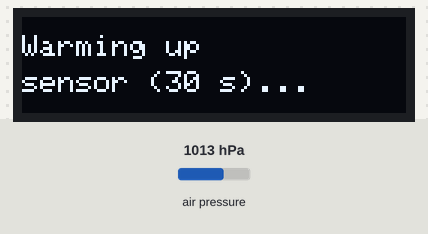
A sketch run on a simulated Arduino Uno, built with avr-gcc and run on an emulated ATmega328P. On the bench: 128×32 one-colour display. The test bench sets the inputs (shaded band); at power-on: air pressure 1013 hPa. EEPROM starts erased; what the sketch prints to the serial monitor is not drawn.

Above: at 0.1 s.
At 30.2 s:
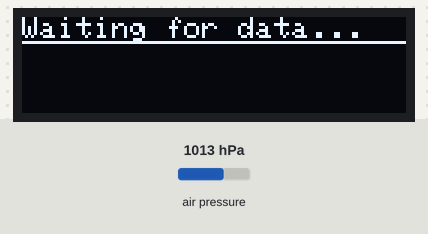
At 31.6 s:
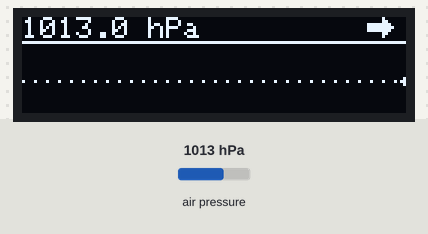

Measured:
- what the display in image 0 shows lasts 30.0 s, from 0.1 s to 30.1 s
- what the display in image 1 shows lasts 1.4 s, from 30.1 s to 31.5 s

The sketch:

pressure_logger_OLED_BMP280_v3.ino
```cpp
/* ============================================================
 * Atmospheric Pressure Logger — 0.91" SSD1306 OLED + I2C EEPROM
 *                              BMP280 SENSOR VARIANT
 * ============================================================
 * Hardware:
 *   - Arduino Uno / Pro Mini
 *   - BMP280 (I2C) — works with bare modules and AHT20+BMP280
 *       combo boards. AHT20 (0x38) is ignored here.
 *   - 0.91" SSD1306 OLED, 128 x 32, I2C
 *   - AT24C32 / AT24C256 I2C EEPROM
 *
 * Wiring (everything shares the same I2C bus):
 *   BMP280   VDD->3.3V/5V  GND->GND  SDA->A4  SCL->A5
 *   OLED     VCC->3.3V/5V  GND->GND  SDA->A4  SCL->A5
 *   EEPROM   VCC->5V       GND->GND  SDA->A4  SCL->A5
 *
 *   I2C addresses (no conflicts):
 *     BMP280  0x76 (or 0x77)
 *     OLED    0x3C (or 0x3D)
 *     EEPROM  0x50
 *
 * Required libraries (Library Manager):
 *   Adafruit BMP280 Library    by Adafruit
 *   Adafruit SSD1306           by Adafruit
 *   Adafruit GFX Library       by Adafruit  (dependency)
 *   Adafruit BusIO             by Adafruit  (dependency)
 *
 * Display layout (128 x 32 px, monochrome):
 *
 *   y=0..7   header  — "1013.5 hPa" + trend arrow (up / right / down)
 *   y=8      1-px horizontal separator
 *   y=10..31 graph — 22 px tall, ±3 hPa adaptive window
 *   y=20     sparse dotted line = LATEST reading (= window center)
 *
 * Features carried over from earlier versions:
 *   - Sensor warm-up (3 x 10 s) on boot
 *   - EEPROM save/restore with storedCount range guard
 *   - 3-hour delta lookback for trend arrow
 *   - Forced-mode BMP280 sampling with software oversampling (v2)
 *   - 24-hour rolling history
 *
 * Changelog:
 *   v1 (OLED port of 2-matrix BMP280 v1)
 *     - LED matrix output replaced with SSD1306 128x32 OLED
 *     - HISTORY_LEN: 12 -> 24
 *
 *   v2 (responsiveness improvements)
 *     - IIR filter: FILTER_X16 -> FILTER_OFF
 *     - Software oversampling (N_SAMPLES averaged per cycle)
 *     - 0.5 hPa rounding removed; full float precision stored
 *
 *   v3 (adaptive window — addresses graph clipping during sustained trends):
 *     - SCALE_HALF_RANGE: 10.0  ->  3.0
 *           v2's ±10 hPa window made calm days and stormy days
 *           look equally tall in the graph. With the latest
 *           reading now anchoring the center (see next point),
 *           a ±3 hPa window gives 3.3x better vertical resolution
 *           (0.27 hPa/px vs. 0.91 hPa/px) while still covering all
 *           but exceptional weather events at full visibility.
 *
 *     - Window centered on LATEST reading, not mean(history)
 *           v1/v2 centered on the running mean. When pressure had
 *           been moving in one direction for several hours, the
 *           mean lagged the current value and the newest readings
 *           climbed/sank against the top/bottom of the graph until
 *           they clipped. v3 anchors the center on hist[last], so
 *           the latest reading always sits at the vertical center
 *           (= the dotted line) and never clips. Older readings
 *           drift visually as the center shifts with new data.
 *
 *     - Out-of-window readings skipped, not clamped
 *           v2 clamped points to row 0 or row 7 — they piled up
 *           at the edge, which was misleading. v3 simply doesn't
 *           plot them and breaks the connecting line at the gap.
 *           Readings are still stored at full precision in RAM
 *           and EEPROM; they just don't appear on screen when
 *           they fall outside the ±3 hPa window around "now".
 *
 *     - Visual interpretation:
 *           Rising trend  →  line slopes upward from left to right
 *                            and meets the dotted center line at
 *                            x=127. Older (lower) readings extend
 *                            below the center toward the graph
 *                            floor. If older readings drift more
 *                            than 3 hPa below "now", the line
 *                            simply ends there.
 *           Falling trend →  mirror image: line slopes downward
 *                            to the right; older readings extend
 *                            above the center toward the ceiling.
 * ============================================================ */

#include <Wire.h>
#include <Adafruit_BMP280.h>
#include <Adafruit_GFX.h>
#include <Adafruit_SSD1306.h>

// ── OLED: SSD1306, 128 x 32, I2C ─────────────────────────────
#define SCREEN_WIDTH        128
#define SCREEN_HEIGHT        32
#define OLED_RESET           -1
#define OLED_ADDR_PRIMARY   0x3C
#define OLED_ADDR_FALLBACK  0x3D

Adafruit_SSD1306 display(SCREEN_WIDTH, SCREEN_HEIGHT, &Wire, OLED_RESET);

// ── EEPROM (AT24Cxx) ─────────────────────────────────────────
#define EEPROM_ADDR 0x50

// ── BMP280 I2C addresses ─────────────────────────────────────
#define BMP280_ADDR_PRIMARY   0x76
#define BMP280_ADDR_FALLBACK  0x77

// ── Measurement interval ─────────────────────────────────────
#define TEST_MODE false

#if TEST_MODE
  #define INTERVAL_MS   900000UL   // 15 min
#else
  #define INTERVAL_MS  3600000UL   // 1 h (production)
#endif

// ── Software oversampling (v2) ───────────────────────────────
#define N_SAMPLES         8
#define SAMPLE_DELAY_MS 100

// ── History buffer ───────────────────────────────────────────
#define HISTORY_LEN 24
float hist[HISTORY_LEN];
int   dataCount = 0;
unsigned long lastMs = 0;

// ── Display scale (v3 — adaptive window) ─────────────────────
// The window spans ±SCALE_HALF_RANGE hPa around the LATEST
// reading. Total span = 2 × SCALE_HALF_RANGE hPa, mapped across
// the 22-px-tall graph area.
//
// With SCALE_HALF_RANGE = 3.0:
//   - vertical resolution = 6 hPa / 22 px ≈ 0.27 hPa per pixel
//   - latest reading always sits at the vertical center
//     (also where the dotted reference line is drawn)
//   - any older reading more than 3 hPa away from "now" is
//     skipped — see drawGraph() for the gap-rendering logic.
//
// Tuning: raise to 5.0 if you live in a high-variability region
// and frequently see older readings disappear off-screen during
// active weather. Lower to 2.0 for an even more sensitive view
// during calm spells.
const float SCALE_HALF_RANGE = 3.0f;

// ── OLED layout constants ────────────────────────────────────
const uint8_t SEPARATOR_Y    = 8;
const uint8_t GRAPH_TOP      = 10;
const uint8_t GRAPH_BOTTOM   = 31;
const uint8_t PX_PER_READING = 5;
const uint8_t ARROW_X        = 115;
const uint8_t ARROW_Y        = 0;

// ── Library object ───────────────────────────────────────────
Adafruit_BMP280 bmp;


// ════════════════════════════════════════════════════════════
//  EEPROM LOW-LEVEL HELPERS  (AT24C series, 16-bit addressing)
// ════════════════════════════════════════════════════════════

void writeEEPROM(int address, byte val) {
  Wire.beginTransmission(EEPROM_ADDR);
  Wire.write((int)(address >> 8));
  Wire.write((int)(address & 0xFF));
  Wire.write(val);
  Wire.endTransmission();
  delay(5);
}

byte readEEPROM(int address) {
  byte rdata = 0xFF;
  Wire.beginTransmission(EEPROM_ADDR);
  Wire.write((int)(address >> 8));
  Wire.write((int)(address & 0xFF));
  Wire.endTransmission();
  Wire.requestFrom(EEPROM_ADDR, 1);
  if (Wire.available()) rdata = Wire.read();
  return rdata;
}


// ════════════════════════════════════════════════════════════
//  DATA PERSISTENCE
// ════════════════════════════════════════════════════════════

void saveToEEPROM() {
  Serial.println(F("Saving history to EEPROM..."));
  writeEEPROM(0, (byte)dataCount);
  byte* p = (byte*)(void*)&hist;
  for (int i = 0; i < (int)sizeof(hist); i++) {
    writeEEPROM(10 + i, p[i]);
  }
}

void loadFromEEPROM() {
  Serial.println(F("Checking EEPROM for stored data..."));
  byte storedCount = readEEPROM(0);

  if (storedCount >= 1 && storedCount <= HISTORY_LEN) {
    dataCount = (int)storedCount;
    byte* p = (byte*)(void*)&hist;
    for (int i = 0; i < (int)sizeof(hist); i++) {
      p[i] = readEEPROM(10 + i);
    }
    Serial.print(F("Restored "));
    Serial.print(dataCount);
    Serial.println(F(" readings from memory."));
  } else {
    Serial.println(F("No valid history found in EEPROM. Starting fresh."));
    dataCount = 0;
  }
}


// ════════════════════════════════════════════════════════════
//  OLED HELPERS
// ════════════════════════════════════════════════════════════

void showStatus(const __FlashStringHelper* line1,
                const __FlashStringHelper* line2) {
  display.clearDisplay();
  display.setTextSize(1);
  display.setTextColor(SSD1306_WHITE);
  display.setCursor(0, 6);
  display.print(line1);
  if (line2) {
    display.setCursor(0, 18);
    display.print(line2);
  }
  display.display();
}

float computeDelta() {
  if (dataCount < 2) return 0.0f;
  int refIdx = max(0, dataCount - 3);
  return hist[dataCount - 1] - hist[refIdx];
}

// 9 x 7 directional arrow at (ARROW_X, ARROW_Y).
void drawArrow(float delta) {
  const int x = ARROW_X;
  const int y = ARROW_Y;

  if (delta >= 1.0f) {
    // Up arrow: triangle head, stem below
    display.fillTriangle(x + 4, y,
                         x,     y + 2,
                         x + 8, y + 2,
                         SSD1306_WHITE);
    display.fillRect(x + 3, y + 2, 3, 5, SSD1306_WHITE);

  } else if (delta <= -1.0f) {
    // Down arrow: stem on top, triangle head below
    display.fillRect(x + 3, y, 3, 5, SSD1306_WHITE);
    display.fillTriangle(x + 4, y + 6,
                         x,     y + 4,
                         x + 8, y + 4,
                         SSD1306_WHITE);
  } else {
    // Steady: horizontal shaft + right-pointing triangle head
    display.fillRect(x, y + 2, 6, 3, SSD1306_WHITE);
    display.fillTriangle(x + 5, y,
                         x + 5, y + 6,
                         x + 8, y + 3,
                         SSD1306_WHITE);
  }
}

void drawHeader() {
  display.setTextSize(1);
  display.setTextColor(SSD1306_WHITE);
  display.setCursor(0, 0);

  if (dataCount == 0) {
    display.print(F("Waiting for data..."));
    return;
  }

  display.print(hist[dataCount - 1], 1);
  display.print(F(" hPa"));
  drawArrow(computeDelta());
}

// ── v3 graph renderer ────────────────────────────────────────
// Window: ±SCALE_HALF_RANGE around hist[dataCount - 1] (latest).
// Latest reading is always at the vertical center of the graph.
// Older readings outside the window are skipped, and the
// connecting line is broken at each gap.
void drawGraph() {
  if (dataCount == 0) return;

  // v3: center on the latest reading, NOT the running mean
  float center = hist[dataCount - 1];
  float lo     = center - SCALE_HALF_RANGE;
  float hi     = center + SCALE_HALF_RANGE;
  float range  = hi - lo;

  const int gh      = GRAPH_BOTTOM - GRAPH_TOP;   // 21
  const int centerY = GRAPH_BOTTOM - gh / 2;      // = 21, visual center

  // ── Dotted reference line at "latest reading" level ──────
  // Sparse 4-px spacing so it doesn't compete with the data line.
  for (int x = 0; x < SCREEN_WIDTH; x += 4) {
    display.drawPixel(x, centerY, SSD1306_WHITE);
  }

  // ── Plot data line; drop points outside the window ───────
  // Iterate oldest -> newest. "prev" tracks the previous drawn
  // point; we reset it to -1 whenever a point is dropped so the
  // line breaks cleanly at the gap (no jump-across-empty-space).
  int prevX = -1, prevY = -1;
  for (int i = 0; i < dataCount; i++) {
    int x = (SCREEN_WIDTH - 1) -
            ((dataCount - 1) - i) * (int)PX_PER_READING;
    if (x < 0) continue;

    float t = (hist[i] - lo) / range;
    if (t < 0.0f || t > 1.0f) {
      // Out of window — skip this point AND break the line.
      // The reading is still in hist[] and EEPROM, just not drawn.
      prevX = -1;
      continue;
    }
    int yp = GRAPH_BOTTOM - (int)(t * gh + 0.5f);

    if (prevX >= 0) {
      display.drawLine(prevX, prevY, x, yp, SSD1306_WHITE);
    }
    prevX = x;
    prevY = yp;
  }

  // ── Highlight the latest reading ─────────────────────────
  // By construction the latest is at (x=127, y=centerY) — it's
  // the anchor of the window. Drawing it explicitly makes it
  // stand out from the dotted reference line passing through.
  display.fillCircle(SCREEN_WIDTH - 1, centerY, 1, SSD1306_WHITE);
}

void redraw() {
  display.clearDisplay();
  drawHeader();
  display.drawFastHLine(0, SEPARATOR_Y, SCREEN_WIDTH, SSD1306_WHITE);
  drawGraph();
  display.display();
}


// ════════════════════════════════════════════════════════════
//  SETUP
// ════════════════════════════════════════════════════════════
void setup() {
  Serial.begin(9600);
  Wire.begin();
  Serial.println(F("\n== Pressure Logger v3 (OLED + EEPROM, BMP280) =="));

  // ── OLED init ─────────────────────────────────────────────
  bool oledOk = display.begin(SSD1306_SWITCHCAPVCC, OLED_ADDR_PRIMARY);
  if (!oledOk) {
    Serial.println(F("OLED 0x3C failed, trying 0x3D..."));
    oledOk = display.begin(SSD1306_SWITCHCAPVCC, OLED_ADDR_FALLBACK);
  }
  if (!oledOk) {
    Serial.println(F("WARNING: SSD1306 OLED not found — continuing without display."));
  } else {
    display.clearDisplay();
    display.setTextSize(1);
    display.setTextColor(SSD1306_WHITE);
    display.setCursor(0, 0);
    display.print(F("Pressure Logger"));
    display.setCursor(0, 12);
    display.print(F("v3  BMP280"));
    display.setCursor(0, 24);
    display.print(F("Initializing..."));
    display.display();
  }

  // ── BMP280 init ───────────────────────────────────────────
  if (!bmp.begin(BMP280_ADDR_PRIMARY)) {
    Serial.println(F("BMP280 0x76 failed, trying 0x77..."));
    if (!bmp.begin(BMP280_ADDR_FALLBACK)) {
      Serial.println(F("ERROR: BMP280 not found! Check wiring."));
      if (oledOk) showStatus(F("ERROR:"), F("BMP280 missing"));
      while (true) delay(1000);
    }
  }

  bmp.setSampling(Adafruit_BMP280::MODE_FORCED,
                  Adafruit_BMP280::SAMPLING_X2,    // temp oversampling
                  Adafruit_BMP280::SAMPLING_X16,   // pressure oversampling
                  Adafruit_BMP280::FILTER_OFF,     // v2: IIR off
                  Adafruit_BMP280::STANDBY_MS_1);  // unused in FORCED mode
  Serial.println(F("BMP280 initialized (IIR off, OSR x16)."));

  // ── Sensor warm-up ────────────────────────────────────────
  Serial.println(F("Warming up sensor (30 s)..."));
  if (oledOk) showStatus(F("Warming up"), F("sensor (30 s)..."));
  for (int i = 0; i < 3; i++) {
    bmp.takeForcedMeasurement();
    (void)bmp.readPressure();
    Serial.print(F("Stabilizing... "));
    Serial.print(i + 1);
    Serial.println(F("/3"));
    delay(10000);
  }
  Serial.println(F("Sensor stabilized."));

  loadFromEEPROM();
  if (oledOk) redraw();

  measure();
  lastMs = millis();
}


// ════════════════════════════════════════════════════════════
//  MAIN LOOP  (non-blocking)
// ════════════════════════════════════════════════════════════
void loop() {
  if (millis() - lastMs >= INTERVAL_MS) {
    lastMs = millis();
    measure();
  }
}


// ════════════════════════════════════════════════════════════
//  MEASUREMENT  (v2: software oversampling, no rounding)
// ════════════════════════════════════════════════════════════
void measure() {
  const float MIN_VALID_PA = 30000.0f;    // 300 hPa
  const float MAX_VALID_PA = 125000.0f;   // 1250 hPa

  float sum = 0.0f;
  int   validCount = 0;

  for (int i = 0; i < N_SAMPLES; i++) {
    if (bmp.takeForcedMeasurement()) {
      float pa = bmp.readPressure();
      if (pa > MIN_VALID_PA && pa < MAX_VALID_PA) {
        sum += pa;
        validCount++;
      }
    }
    delay(SAMPLE_DELAY_MS);
  }

  if (validCount == 0) {
    Serial.println(F("ERROR: all samples failed!"));
    return;
  }

  float p = (sum / (float)validCount) / 100.0f;

  if (p < 300.0f || p > 1250.0f) {
    Serial.print(F("REJECTED — invalid average: "));
    Serial.println(p);
    return;
  }

  if (dataCount < HISTORY_LEN) {
    hist[dataCount++] = p;
  } else {
    for (int i = 0; i < HISTORY_LEN - 1; i++) hist[i] = hist[i + 1];
    hist[HISTORY_LEN - 1] = p;
  }

  Serial.print(F("P = "));
  Serial.print(p, 2);
  Serial.print(F(" hPa  | avg of "));
  Serial.print(validCount);
  Serial.print(F("/"));
  Serial.print(N_SAMPLES);
  Serial.print(F(" samples | stored: "));
  Serial.println(dataCount);

  saveToEEPROM();
  redraw();
}
```
